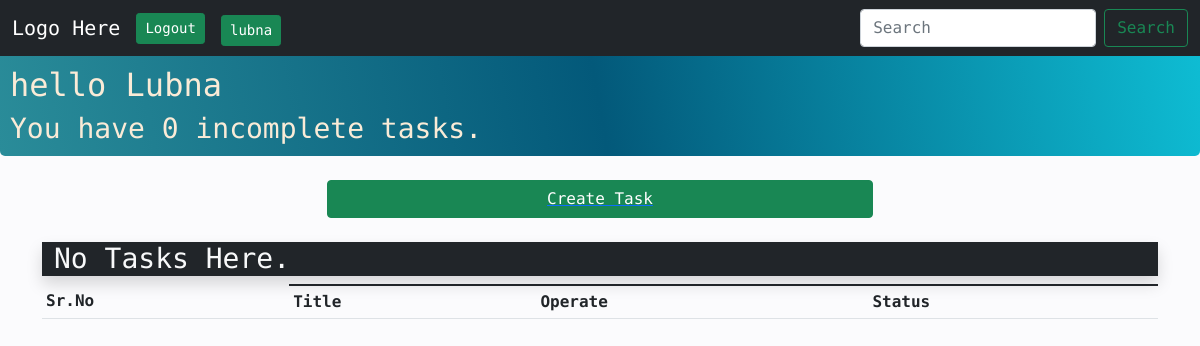
Before: / (signed in) with the older database file.
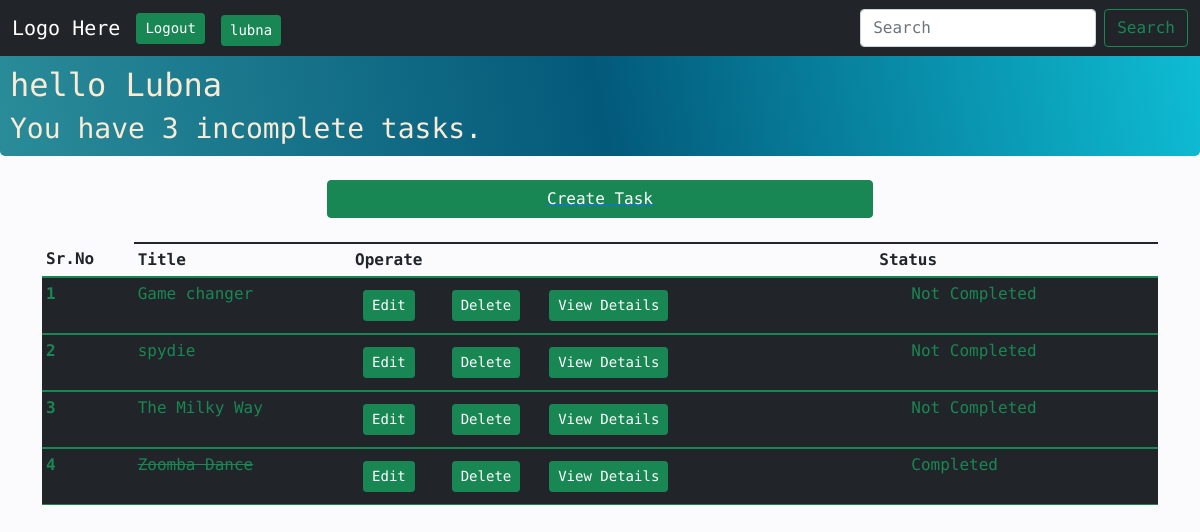
After: the same page with the newer database file.
### todoapp/models.py (models this page shows, shortened)
class Task(models.Model):
    user= models.ForeignKey(User, on_delete= models.CASCADE, blank= True, null= True)
    title= models.CharField(max_length=100)
    description= models.TextField(null=True , blank=True)
    is_completed= models.BooleanField(default=False)
    created_at= models.DateTimeField(auto_now_add=True)
    updated_at= models.DateTimeField(auto_now=True)
    class Meta:
        ordering= ['is_completed']

### todoapp/views.py (the view)
# urls.py: path('', TaskList.as_view() , name= 'home' ),
class TaskList(LoginRequiredMixin ,ListView):
    model= Task
    template_name= 'home.html'
    context_object_name= 'tasks'
    def get_context_data(self, **kwargs):
        context= super().get_context_data(**kwargs)
        context['tasks']= context['tasks'].filter(user=self.request.user)
        context['count']= context['tasks'].filter(is_completed=False).count
        search_input= self.request.GET.get('search-area') or ''
        if  search_input:
            context['tasks']= context['tasks'].filter(title__icontains= search_input)
        return context

### templates/home.html (shortened to what this page needs)
{% extends "base.html" %}
{% block searchblock %}
<form class="d-flex" method="get">
  <input class="form-control me-2" type="search" placeholder="Search" aria-label="Search" name="search-area">
  <button class="btn btn-outline-success" type="submit" value="submit">Search</button>
</form>
{% endblock searchblock %}
{% block body %}
{% load static %}
<div class="maincontainer">
  <div class="header-bar">
    <div>
      <h2>hello {{request.user|title}}</h2>
      <h3 style="margin: 0;">You have {{count}} incomplete task{{ count|pluralize:"s" }}.</h3>
    </div>
  </div>
<div class="container mt-4  mx-auto">
<div class="container my-4">
  <a href="{% url 'create-task'%} ">
  <div class="d-grid gap-2 col-6 mx-auto">
    <button class="btn btn-success" type="button"> Create Task</button>
  </div>
</a>
</div>
</div>
<div class="container">
    <table class="table table-dark  table-sm table-borderedless  btn-outline-success ">
        <thead class="table-dark">
            <tr class="table">
            <th scope="col">Sr.No</th>
            <th scope="col">Title</th>
            <th scope="col">Operate</th>
            <th scope="col">Status</th>
          </tr>
        </thead>
        <tbody>
            {% for task in tasks %}
          <tr>
            <th scope="row">{{forloop.counter}}</th>
            <td>
                {% if task.is_completed %}
            <strike>
              {{task.title}}
            </strike>
            {% else %}
            {{task.title}}
            {% endif %}
          </td>
          <td>
 <a href="{% url 'update-task' task.id %}"><button class="btn btn-success btn-sm m-2"> Edit</button></a>
  <span> &nbsp; </span>
<a href="{% url 'delete-task' task.id %}"><button class="btn btn-success btn-sm"> Delete</button></a>
<span> &nbsp; </span>
<a href="{% url 'details' task.id %}"><button class="btn btn-success btn-sm"> View Details</button></a>
          </td>
            <td>
              <div class="form-check  mx-2  ">
                {% if task.is_completed %}
                  Completed
                 {% else %}
                  Not Completed
                  {% endif %}
              </div>
            </td>
          </tr>
        </tbody>
      {% empty %}
      <span>
        <div class="container fluid bg-dark text-light shadow">
          <h3> No Tasks Here.</h3>
        </div>
      </span>
      {% endfor %}
    </table>
    </div>
  </div>
{% endblock body %}

Changed rows visible on the page:
added Task: title "Game changer", is_completed "Not Completed"
added Task: title "spydie", is_completed "Not Completed"
added Task: title "The Milky Way", is_completed "Not Completed"
added Task: title "Zoomba Dance", is_completed "Completed"
Other visible differences:
{{ count }}: "0" → "3"
text no longer shown: "No Tasks Here."
